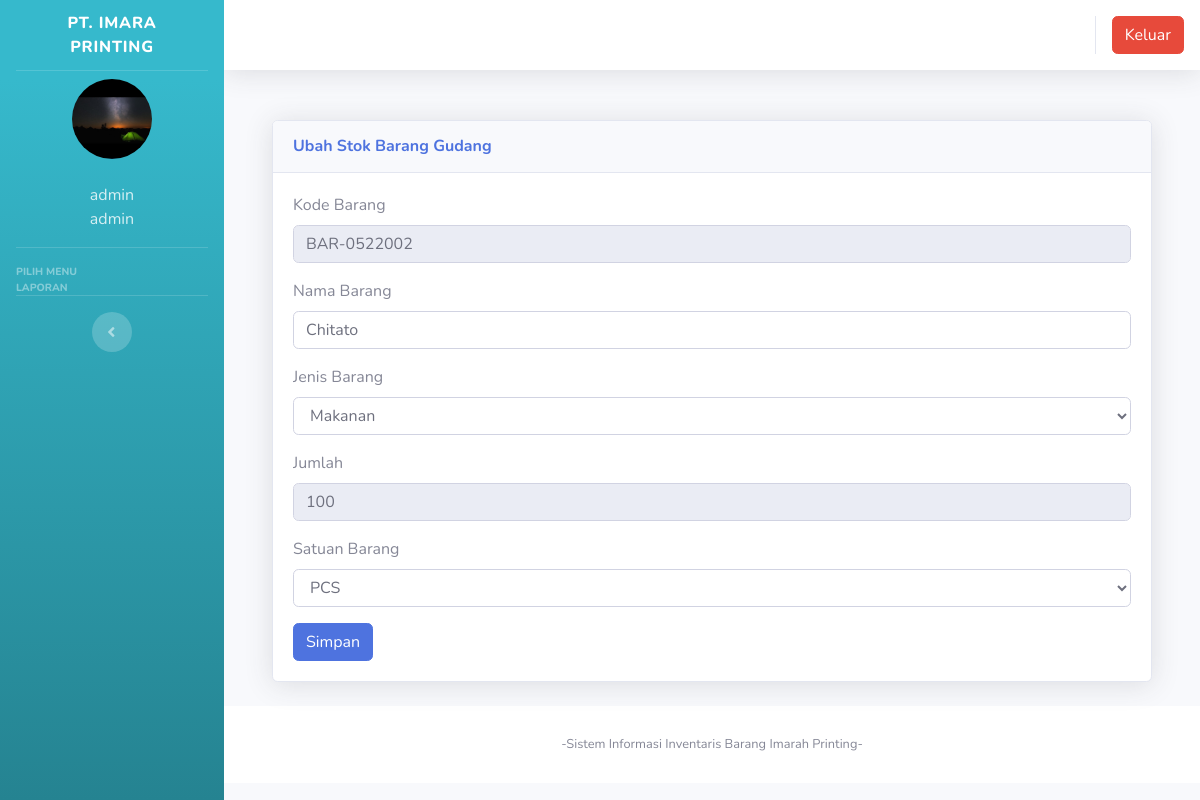
The app's page /index.php?page=gudang&aksi=tambahgudang&kode_barang=BAR-0522002 (signed in) with its own data.
### tables this page shows
CREATE TABLE `users` (
  `id` int(11) NOT NULL,
  `nik` varchar(10) NOT NULL,
  `nama` varchar(100) NOT NULL,
  `alamat` varchar(200) NOT NULL,
  `telepon` varchar(100) NOT NULL,
  `username` varchar(100) NOT NULL,
  `password` varchar(100) NOT NULL,
  `level` varchar(25) NOT NULL DEFAULT 'member',
  `foto` varchar(25) NOT NULL
);

CREATE TABLE `gudang` (
  `id` int(11) NOT NULL,
  `kode_barang` varchar(100) NOT NULL,
  `jenis_gudang` varchar(100) NOT NULL,
  `nama_barang` varchar(100) NOT NULL,
  `jenis_barang` varchar(100) NOT NULL,
  `jumlah` varchar(250) NOT NULL,
  `satuan` varchar(100) NOT NULL
);

CREATE TABLE `jenis_barang` (
  `id` int(11) NOT NULL,
  `jenis_barang` varchar(100) NOT NULL
);

CREATE TABLE `satuan` (
  `id` int(11) NOT NULL,
  `satuan` varchar(100) NOT NULL
);

### page/gudang/tambahgudang.php (the view, shortened to what this page needs)
<?php
$get_kode_barang = $_GET['kode_barang'];
$format = $nama_barang = $jenis_barang = $satuan = $jumlah = $jenis_gudang = "";
$koneksi = new mysqli("localhost","root","","inventori");
if(!ISSET($get_kode_barang)){
	$no = mysqli_query($koneksi, "select kode_barang from gudang order by kode_barang desc");
	$kdbarang = mysqli_fetch_array($no);
	$kode = $kdbarang['kode_barang'];
	$urut = substr($kode, 8, 3);
	$tambah = (int) $urut + 1;
	$bulan = date("m");
	$tahun = date("y");
	if(strlen($tambah) == 1){
		$format = "BAR-".$bulan.$tahun."00".$tambah;
	} else if(strlen($tambah) == 2){
		$format = "BAR-".$bulan.$tahun."0".$tambah;
	} else{
		$format = "BAR-".$bulan.$tahun.$tambah;
	}
}
else {
	$kode_barang = $_GET['kode_barang'];
	$sql = mysqli_query($koneksi, "select * from gudang where kode_barang = '$kode_barang' ");
	$data = mysqli_fetch_assoc($sql);
	$format = $data['kode_barang'];
	$nama_barang = $data['nama_barang'];
	$jenis_barang = $data['jenis_barang'];
	$satuan = $data['satuan'];
	$jumlah = $data['jumlah'];
	$total_barang_masuk = $koneksi->query("select SUM(jumlah) as jumlah from barang_masuk where kode_barang = '$_GET[kode_barang]' ")->fetch_assoc();
	$total_barang_keluar = $koneksi->query("select SUM(jumlah) as jumlah from barang_keluar where kode_barang = '$_GET[kode_barang]' ")->fetch_assoc();
	if(!ISSET($total_barang_masuk['jumlah'])) $total_barang_masuk['jumlah'] = 0;
	if(!ISSET($total_barang_keluar['jumlah'])) $total_barang_keluar['jumlah'] = 0;
	$jumlah = $jumlah + $total_barang_masuk['jumlah'] - $total_barang_keluar['jumlah'];
}
?>
<form method="POST" enctype="multipart/form-data">
 <div class="container-fluid">
          <div class="card shadow mb-4">
            <div class="card-header py-3">
              <h6 class="m-0 font-weight-bold text-primary"><?php if(ISSET($get_kode_barang)) echo "Ubah"; else echo "Tambah"?> Stok Barang Gudang</h6>
            </div>
            <div class="card-body">
              <div class="table-responsive">
							<div class="body">
                            <div class="form-group">
								<label for="">Kode Barang</label>
                               <div class="form-line">
                                  <input type="text" name="kode_barang" class="form-control" id="kode_barang" value="<?php echo $format; ?>" readonly />
							</div>
                            </div>
							<label for="">Nama Barang</label>
                            <div class="form-group">
                               <div class="form-line">
                                <input type="text" name="nama_barang" class="form-control" value="<?=$nama_barang?>" required />
							</div>
                            </div>
							<label for="">Jenis Barang</label>
                            <div class="form-group">
                               <div class="form-line">
									<select name="jenis_barang" class="form-control" >
									<?php
									$sql = $koneksi -> query("select * from jenis_barang order by id");
									while ($data=$sql->fetch_assoc()) {?>
										<option value='<?=$data[jenis_barang]?>' <?php if($jenis_barang == $data['jenis_barang']) echo 'selected'?> ><?=$data[jenis_barang]?></option>
							  <?php }?>
									</select>
								</div>
                            </div>
                            <label for="">Jumlah</label>
                            <div class="form-group">
                               <div class="form-line">
                                <input type="number" name="jumlah" class="form-control" id="jumlah" value="<?php echo $jumlah; ?>" required <?php if(ISSET($get_kode_barang)) echo 'readOnly'?> />
								</div>
                            </div>
							<label for="">Satuan Barang</label>
                            <div class="form-group">
                               <div class="form-line">
                                <select name="satuan" class="form-control" >
								<?php
								$sql = $koneksi -> query("select * from satuan order by id");
								while ($data=$sql->fetch_assoc()) {?>
									<option value='<?=$data[satuan]?>' <?php if($satuan == $data['satuan']) echo 'selected'?> ><?=$data[satuan]?></option>
						  <?php }?>
								</select>
							</div>
                            </div>
							<input type="submit" name="simpan" value="Simpan" class="btn btn-primary">
							</form>

### index.php (shortened to what this page needs)
<?php
	$koneksi = new mysqli("localhost","root","","inventori");
?>
<!DOCTYPE html>
<html lang="en">
<head>
  <link href="vendor/fontawesome-free/css/all.min.css" rel="stylesheet" type="text/css">
  <link href="css/sb-admin-2.min.css" rel="stylesheet">
  <link href="vendor/datatables/dataTables.bootstrap4.min.css" rel="stylesheet">
  <link href="vendor/sweetalert2/sweetalert2.min.css" rel="stylesheet">
  <link href="css/sb-admin-2.min.css" rel="stylesheet">
</head>
<body id="page-top">
  <div id="wrapper">
    <ul class="navbar-nav bg-gradient-info sidebar sidebar-dark accordion" id="accordionSidebar">
      <a class="sidebar-brand d-flex align-items-center justify-content-center" href="index3.php">
        <div class="sidebar-brand-text mx-2">PT. IMARA PRINTING</div>
      </a>
      <hr class="sidebar-divider my-0">
 <?php
   if ($_SESSION['id']) {
	   $user = $_SESSION['id'];
   }
   $sql =$koneksi->query("select * from users where id='$user'");
   $data = $sql->fetch_assoc();
   ?>
    <li class="d-flex align-items-center justify-content-center">
        <a class="nav-link">
		 <img src="img/<?php echo $data['foto']?>" class="img-circle" alt="User" style="width:80px;height:80px;object-fit:cover;border-radius: 80px;"/></a>
	  </li>
		 <li class="nav-item ">
        <a class="nav-link">
         	<div class="d-flex align-items-center justify-content-center" class="name">  <?php echo  $data['nama'];?></div></font>
			<div class="d-flex align-items-center justify-content-center" class="email"><?php echo $data['level'];?></div>
		 </a>
      </li>
      <hr class="sidebar-divider">
      <div class="sidebar-heading">
        Pilih Menu
      </div>
      <div class="sidebar-heading">
        Laporan
      </div>
      <hr class="sidebar-divider d-none d-md-block">
      <div class="text-center d-none d-md-inline">
        <button class="rounded-circle border-0" id="sidebarToggle"></button>
      </div>
    </ul>
    <div id="content-wrapper" class="d-flex flex-column">
      <div id="content">
        <nav class="navbar navbar-expand navbar-light bg-white topbar mb-4 static-top shadow">
          <ul class="navbar-nav ml-auto">
            <li class="nav-item dropdown no-arrow">
			 <div class="top-menu">
        <ul class="nav pull-right top-menu">
           <li><a onclick="return confirm('Apakah anda yakin akan logout?')" class="btn btn-danger" class="logout" href="logout.php">Keluar</a></li>
        </ul>
      </div>
            </li>
          </ul>
        </nav>
        <div class="container-fluid">
		 <section class="content">
		  <?php
			   $page = $_GET['page'];
			   $aksi = $_GET['aksi'];
         $pecah_page = explode("_", $page);
         if(ISSET($pecah_page[1]) ) {
           include "page/".$pecah_page[0]."/".$page.".php";
         }
         else {
           include "page/".$page."/".$aksi.".php";
         }
			?>
    </section>
</div>
      <footer class="sticky-footer bg-white">
        <div class="container my-auto">
          <div class="copyright text-center my-auto">
            <span>-Sistem Informasi Inventaris Barang Imarah Printing-</span>
          </div>
        </div>
      </footer>
    </div>
  </div>
  </div>
</body>
</html>

### records on screen
users: foto (picture), nama "admin", level "admin"
gudang: kode_barang "BAR-0522002", nama_barang "Chitato", jenis_barang "Makanan", jumlah "100", satuan "PCS"
